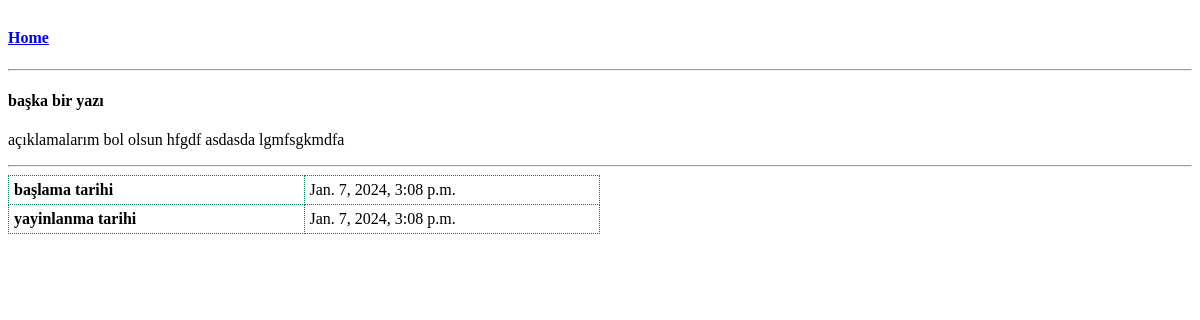
/content/baska-bir-yaz, run on the app's committed database.
### BlogApp/models.py (models this page shows, shortened)
class Blog(models.Model):
    slug = models.SlugField(null=False,unique=True,db_index=True,editable=False)
    title = models.CharField(max_length=150, null=False)
    desc = RichTextField(null=False)
    start_datetime = models.DateTimeField(null=False)
    publish_datetime = models.DateTimeField(null=False)
    is_active = models.BooleanField(default=False)
    tags = models.ManyToManyField(Tags)

### BlogApp/views.py (the view)
# urls.py: path("content/<slug:slug>", views.blog, name="content"),
def blog(request, slug):
    blog = Blog.objects.get(slug=slug)
    return render(request,"BlogApp/content.html",{
        "blog":blog
    })

### templates/BlogApp/content.html (shortened to what this page needs)
{% extends 'BlogApp/index.html' %}
{% block content %}
<span>
    <h4><a href="{% url 'index' %}">Home</a></h4>
</span>
<hr>
<div>
    <h4><strong> {{ blog.title }} </strong></h4>
    <p>
        {{ blog.desc|safe }}
    </p>
</div>
<hr>
<div>
    <table>
        <tr>
            <td><strong>
                    başlama tarihi
            </strong></td>
            <td>
                {{ blog.start_datetime }}
            </td>
        </tr>
        <tr>
            <td><strong>
                    yayinlanma tarihi
            </strong></td>
            <td>
                {{ blog.publish_datetime }}
            </td>
        </tr>
    </table>
</div>
{% endblock %}

### static/css/style.css (style rules this page uses)
table, tr, td { width: 50%; border: 1px dotted rgb(0, 128, 74); border-collapse: collapse; padding: 5px; }

### data on the page
Blog: title "başka bir yazı", desc "açıklamalarım bol olsun hfgdf asdasda lgmfsgkmdfa", start_datetime "Jan. 7, 2024, 3:08 p.m.", publish_datetime "Jan. 7, 2024, 3:08 p.m."
